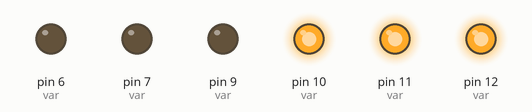
This sketch was run on a simulated Arduino Uno, built with avr-gcc and run on an emulated ATmega328P. Shown: output pins drawn as LEDs (lit = HIGH).

Above: at 2.4 s.
At 6.6 s:
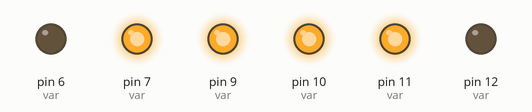
At 10.8 s:
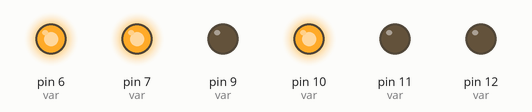
At 19.3 s:
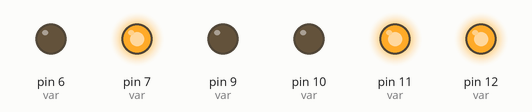
At 27.7 s:
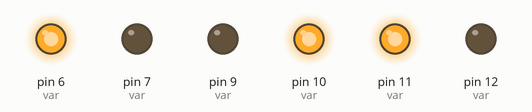
At 36.1 s:
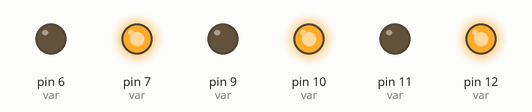
Timing chart, 0 to 40.0 s (numbered marks = the images above):
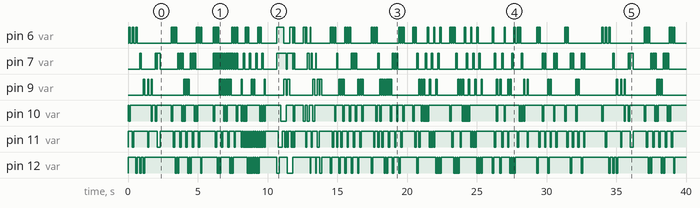

Measured:
- by itself, pin 6 (var): LOW → HIGH at 0.05 s, → LOW 0.10 s later, → HIGH 0.15 s later, → LOW 0.10 s later, … (132 changes in this stretch)
- by itself, pin 9 (var): LOW → HIGH at 1.1 s, → LOW 0.10 s later, → HIGH 0.20 s later, → LOW 0.10 s later, … (120 changes in this stretch)
- by itself, pin 11 (var): LOW → HIGH at 0.00 s, → LOW 0.30 s later, → HIGH 0.10 s later, → LOW 1.0 s later, … (151 changes in this stretch)
- by itself, pin 12 (var): LOW → HIGH at 0.00 s, → LOW 0.55 s later, → HIGH 0.10 s later, → LOW 0.20 s later, … (121 changes in this stretch)

The sketch:

Matrix_led_3x3.ino
```cpp
int var[2][3] = {{6,7,9}, {12,11,10}};

void setup()
{
  for (int i = 0; i < 2; i++)
    for (int j = 0; j < 3; j++)
      pinMode(var[i][j], OUTPUT);
}

void shut()
{
  for (int i = 0; i < 3; i++) {
    digitalWrite(var[0][i], 0);
    digitalWrite(var[1][i], 1);
  }
  delay(50);
}

void all_led()
{
  int n = 100;
  shut();
  for (int i = 2; i > -1; i--, delay(n)) {
    digitalWrite(var[0][0], 1);
    digitalWrite(var[1][i], 0);
    delay(n);
    shut();
  }
  shut();
  for (int i = 1; i < 3; i++, delay(n)) {
    digitalWrite(var[0][i], 1);
    digitalWrite(var[1][0], 0);
    delay(n);
    shut();
  }
  shut();
  for (int i = 1; i < 3; i++, delay(n)) {
    digitalWrite(var[0][2], 1);
    digitalWrite(var[1][i], 0);
    delay(n);
    shut();
  }
  shut();
  digitalWrite(var[0][1], 1);
  digitalWrite(var[1][2], 0);
  delay(n);
  shut();
  digitalWrite(var[0][1], 1);
  digitalWrite(var[1][1], 0);
  delay(200);
  shut();
  delay(200);
}
void diagonal()
{
  const int n = 150;

  shut();
  digitalWrite(var[0][0], 1);
  digitalWrite(var[1][2], 0);
  delay(n);
  shut();
  digitalWrite(var[0][0], 1);
  digitalWrite(var[1][1], 0);
  delay(n - 100);
  shut();
  digitalWrite(var[0][1], 1);
  digitalWrite(var[1][2], 0);
  delay(n);
  shut();
  digitalWrite(var[0][0], 1);
  digitalWrite(var[1][0], 0);
  delay(n - 100);
  shut();
  digitalWrite(var[0][1], 1);
  digitalWrite(var[1][1], 0);
  delay(n - 100);
  shut();
  digitalWrite(var[0][2], 1);
  digitalWrite(var[1][2], 0);
  delay(n);
  shut();
  digitalWrite(var[0][1], 1);
  digitalWrite(var[1][0], 0);
  delay(n - 100);
  shut();
  digitalWrite(var[0][2], 1);
  digitalWrite(var[1][1], 0);
  delay(n);
  shut();
  digitalWrite(var[0][2], 1);
  digitalWrite(var[1][0], 0);
  delay(n);
  shut();
}

void snake()
{
  const int n = 100;

  shut();
  for (int i = 2; i >= 0; delay(n), shut(), i--) {
    digitalWrite(var[0][0], 1);
    digitalWrite(var[1][i], 0); }
  for (int i = 0; i < 3; delay(n), shut(), i++) {
    digitalWrite(var[0][1], 1);
    digitalWrite(var[1][i], 0); }
  for (int i = 2; i >= 0; delay(n), shut(), i--) {
    digitalWrite(var[0][2], 1);
    digitalWrite(var[1][i], 0); }
  for (int i = 0; i < 3; delay(n), shut(), i++) {
    digitalWrite(var[0][1], 1);
    digitalWrite(var[1][i], 0); }
  for (int i = 2; i >= 0; delay(n), shut(), i--) {
    digitalWrite(var[0][0], 1);
    digitalWrite(var[1][i], 0); }
  delay(200);
}
void snake_double()
{
  const int n = 100;

  shut();
  for (int i = 2; i >= 0; delay(n), shut(), i--) {
    digitalWrite(var[0][1], 1);
    digitalWrite(var[1][i], 0);
    digitalWrite(var[0][0], 1);
    digitalWrite(var[1][i], 0); }
  for (int i = 0; i < 3; delay(n), shut(), i++) {
    digitalWrite(var[0][2], 1);
    digitalWrite(var[1][i], 0);
    digitalWrite(var[0][1], 1);
    digitalWrite(var[1][i], 0); }
  for (int i = 2; i >= 0; delay(n), shut(), i--) {
    digitalWrite(var[0][2], 1);
    digitalWrite(var[1][i], 0);
    digitalWrite(var[0][1], 1);
    digitalWrite(var[1][i], 0); }
  for (int i = 0; i < 3; delay(n), shut(), i++) {
    digitalWrite(var[0][1], 1);
    digitalWrite(var[1][i], 0);
    digitalWrite(var[0][0], 1);
    digitalWrite(var[1][i], 0); }
  delay(200);
  for (int i = 2; i >= 0; delay(n), shut(), i--) {
    digitalWrite(var[0][i], 1);
    digitalWrite(var[1][2], 0);
    digitalWrite(var[0][i], 1);
    digitalWrite(var[1][1], 0); }
  for (int i = 0; i < 3; delay(n), shut(), i++) {
    digitalWrite(var[0][i], 1);
    digitalWrite(var[1][1], 0);
    digitalWrite(var[0][i], 1);
    digitalWrite(var[1][0], 0); }
  for (int i = 2; i >= 0; delay(n), shut(), i--) {
    digitalWrite(var[0][i], 1);
    digitalWrite(var[1][0], 0);
    digitalWrite(var[0][i], 1);
    digitalWrite(var[1][1], 0); }
  for (int i = 0; i < 3; delay(n), shut(), i++) {
    digitalWrite(var[0][i], 1);
    digitalWrite(var[1][2], 0);
    digitalWrite(var[0][i], 1);
    digitalWrite(var[1][1], 0); }
  delay(200);
}
void letter_n()
{
  const int n = 100;

  shut();
  for (int i = 0; i < 3; delay(n), shut(), i++) {
    digitalWrite(var[0][0], 1);
    digitalWrite(var[1][i], 0); }
  digitalWrite(var[0][1], 1);
  digitalWrite(var[1][1], 0);
  delay(n);
  shut();
  for (int i = 0; i < 3; delay(n), shut(), i++) {
    digitalWrite(var[0][2], 1);
    digitalWrite(var[1][i], 0); }
  for (int i = 0; i < 3; delay(n), shut(), i++) {
    digitalWrite(var[0][0], 1);
    digitalWrite(var[1][i], 0); }
  for (int i = 0; i < 3; delay(n), shut(), i++) {
    digitalWrite(var[0][1], 1);
    digitalWrite(var[1][i], 0); }
  for (int i = 0; i < 3; delay(n), shut(), i++) {
    digitalWrite(var[0][2], 1);
    digitalWrite(var[1][i], 0); }
}

void letter_m()
{
  const int n = 100;

  shut();
  for (int i = 0; i < 3; delay(n), shut(), i++) {
    digitalWrite(var[0][0], 1);
    digitalWrite(var[1][i], 0); }
  digitalWrite(var[0][1], 1);
  digitalWrite(var[1][1], 0);
  delay(n);
  shut();
  for (int i = 2; i >= 0; delay(n), shut(), i--) {
    digitalWrite(var[0][2], 1);
    digitalWrite(var[1][i], 0); }
  for (int i = 0; i < 3; delay(n), shut(), i++) {
    digitalWrite(var[0][2], 1);
    digitalWrite(var[1][i], 0); }
  for (int i = 0; i < 3; delay(n), shut(), i++) {
    digitalWrite(var[0][1], 1);
    digitalWrite(var[1][i], 0); }
  for (int i = 0; i < 3; delay(n), shut(), i++) {
    digitalWrite(var[0][0], 1);
    digitalWrite(var[1][i], 0); }
}
void letter_v()
{
  const int n = 100;

  shut();
  for (int i = 2; i > 0; delay(n), shut(), i--) {
    digitalWrite(var[0][0], 1);
    digitalWrite(var[1][i], 0); }
  digitalWrite(var[0][1], 1);
  digitalWrite(var[1][0], 0);
  delay(n);
  shut();
  for (int i = 1; i < 3; delay(n), shut(), i++) {
    digitalWrite(var[0][2], 1);
    digitalWrite(var[1][i], 0); }
  for (int h = 2; h >= 0; h--) {
    for (int i = 2; i >= 0; delay(n), shut(), i--) {
      digitalWrite(var[0][i], 1);
      digitalWrite(var[1][h], 0); }
  }
}

void letter_u()
{
  const int n = 100;

  shut();
  for (int i = 2; i >= 0; delay(n), shut(), i--) {
    digitalWrite(var[0][0], 1);
    digitalWrite(var[1][i], 0); }
  digitalWrite(var[0][1], 1);
  digitalWrite(var[1][0], 0);
  delay(n);
  shut();
  for (int i = 0; i < 3; delay(n), shut(), i++) {
    digitalWrite(var[0][2], 1);
    digitalWrite(var[1][i], 0); }
  for (int h = 2; h >= 0; h--) {
    for (int i = 0; i < 3; delay(n), shut(), i++) {
      digitalWrite(var[0][i], 1);
      digitalWrite(var[1][h], 0); }
  }
}
void letter_x()
{
  const int n = 100;

  shut();
  delay(n);
  for (int i = 0; i < 3; delay(n), shut(), i++) {
    digitalWrite(var[0][i], 1);
    digitalWrite(var[1][i], 0); }
  delay(n);
  for (int i = 2, j = 0; j < 3; delay(n), shut(), j++, i--) {
    digitalWrite(var[0][i], 1);
    digitalWrite(var[1][j], 0); }
  delay(n);
  digitalWrite(var[0][2], 1);
  digitalWrite(var[1][1], 0);
  delay(n);
  shut();
  for (int i = 2; i >= 0; delay(n), shut(), i--) {
    digitalWrite(var[0][i], 1);
    digitalWrite(var[1][0], 0); }
  delay(n);
  digitalWrite(var[0][0], 1);
  digitalWrite(var[1][1], 0);
  delay(n);
  shut();
  for (int i = 0; i < 3; delay(n), shut(), i++) {
    digitalWrite(var[0][i], 1);
    digitalWrite(var[1][2], 0); }
  delay(n);
  digitalWrite(var[0][2], 1);
  digitalWrite(var[1][1], 0);
  delay(n);
  shut();
}

void letter_a()
{
  const int n = 100;

  shut();
  for (int i = 0; i < 2; delay(n), shut(), i++) {
    digitalWrite(var[0][0], 1);
    digitalWrite(var[1][i], 0); }
  delay(n);
  for (int i = 2; i > 0; delay(n), shut(), i--) {
    digitalWrite(var[0][1], 1);
    digitalWrite(var[1][i], 0); }
  delay(n);
  for (int i = 0; i < 2; delay(n), shut(), i++) {
    digitalWrite(var[0][2], 1);
    digitalWrite(var[1][i], 0); }
  delay(n);
  for (int i = 2; i > 0; delay(n), shut(), i--) {
    digitalWrite(var[0][1], 1);
    digitalWrite(var[1][i], 0); }
  delay(500);
  for (int i = 2; i > 0; delay(n), shut(), i--) {
    digitalWrite(var[0][0], 1);
    digitalWrite(var[1][i], 0); }
  delay(n);
  for (int i = 0; i < 2; delay(n), shut(), i++) {
    digitalWrite(var[0][1], 1);
    digitalWrite(var[1][i], 0); }
  delay(n);
  for (int i = 2; i > 0; delay(n), shut(), i--) {
    digitalWrite(var[0][2], 1);
    digitalWrite(var[1][i], 0); }
  delay(n);
  for (int i = 0; i < 2; delay(n), shut(), i++) {
    digitalWrite(var[0][1], 1);
    digitalWrite(var[1][i], 0); }
  delay(n);
}
void square_double()
{
  const int n = 100;

  shut();
  for (int i = 0; i < 2; i++) {
    digitalWrite(var[0][i], 1);
    digitalWrite(var[1][0], 0); }
  delay(n);
  for (int i = 0; i < 2; i++) {
    digitalWrite(var[0][0], 1);
    digitalWrite(var[1][i], 0);
    digitalWrite(var[0][1], 1);
    digitalWrite(var[1][i], 0); }
  delay(n);
  digitalWrite(var[1][0], 1);
  delay(n);
  for (int i = 1; i < 3; i++) {
    digitalWrite(var[0][0], 1);
    digitalWrite(var[1][i], 0);
    digitalWrite(var[0][1], 1);
    digitalWrite(var[1][i], 0); }
  delay(n);
  digitalWrite(var[1][1], 1);
  delay(n);
  digitalWrite(var[0][0], 0);
  digitalWrite(var[0][2], 1);
  delay(n);
  for (int i = 1; i < 3; i++) {
    digitalWrite(var[0][1], 1);
    digitalWrite(var[1][i], 0);
    digitalWrite(var[0][2], 1);
    digitalWrite(var[1][i], 0); }
  delay(n);
  shut();
  for (int i = 0; i < 2; i++) {
    digitalWrite(var[0][1], 1);
    digitalWrite(var[1][i], 0);
    digitalWrite(var[0][2], 1);
    digitalWrite(var[1][i], 0); }
  delay(n);
  digitalWrite(var[1][1], 1);
  delay(n);
  digitalWrite(var[0][2], 0);
  digitalWrite(var[0][0], 1);
  delay(n);
  for (int i = 0; i < 2; i++) {
    digitalWrite(var[0][0], 1);
    digitalWrite(var[1][i], 0);
    digitalWrite(var[0][1], 1);
    digitalWrite(var[1][i], 0); }
  delay(n);
  shut();
  for (int i = 1; i < 3; i++) {
    digitalWrite(var[0][0], 1);
    digitalWrite(var[1][i], 0);
    digitalWrite(var[0][1], 1);
    digitalWrite(var[1][i], 0); }
  delay(n);
  shut();
}
void loop()
{
  const int v = 500;

  all_led();
  delay(v);
  snake();
  delay(v);
  snake_double();
  delay(v);
  square_double();
  delay(v);
  diagonal();
  delay(v);
  letter_n();
  delay(v);
  letter_m();
  delay(v);
  letter_v();
  delay(v);
  letter_u();
  delay(v);
  letter_x();
  delay(v);
  letter_a();
  delay(1000);
}
```
